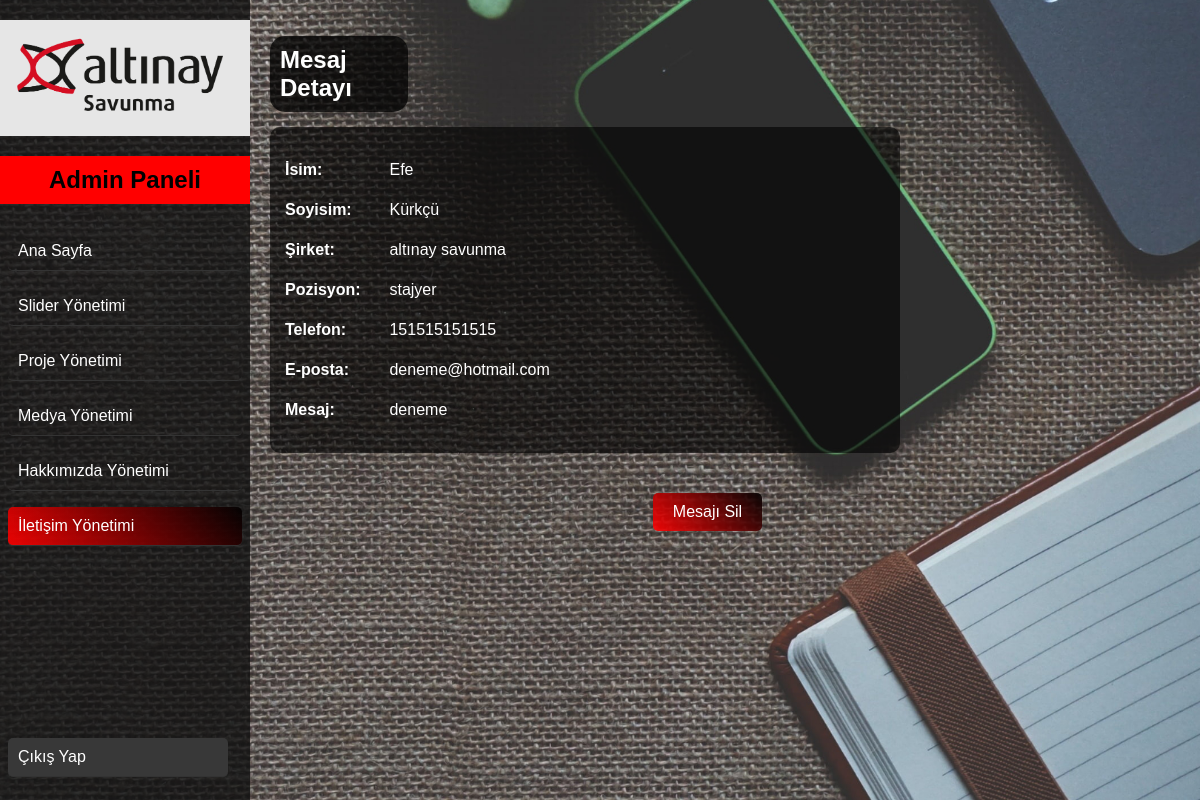
Page /AdminSayfalari/iletisimDetay.php?id=2 (signed in) on the committed database.
### tables this page shows
CREATE TABLE `iletisim` (
  `id` int(11) NOT NULL,
  `isim` varchar(50) NOT NULL,
  `soyisim` varchar(50) NOT NULL,
  `sirket` varchar(100) NOT NULL,
  `pozisyon` varchar(100) NOT NULL,
  `telefon` varchar(15) NOT NULL,
  `eposta` varchar(35) NOT NULL,
  `mesaj` text NOT NULL
);

### AdminSayfalari/iletisimdetay.php (the view, shortened to what this page needs)
<?php
include 'database.php';
if (isset($_GET['id']) && !empty($_GET['id'])) {
    $id = intval($_GET['id']);
    $sql = "SELECT * FROM iletisim WHERE id = ?";
    $stmt = $conn->prepare($sql);
    $stmt->bind_param("i", $id);
    $stmt->execute();
    $result = $stmt->get_result();
    $message = $result->fetch_assoc();
} else {
    header("Location: iletisimYonetimi.php");
    exit();
}
?>
<!DOCTYPE html>
<html lang="en">
<head>
    <link rel="stylesheet" href="css/AnaSayfa.css">
    <link rel="stylesheet" href="css/iletisimDetay.css">
</head>
<body>
    <div class="sidebar">
        <div class="logo-container">
            <img src="../images/adminpanellogo.png" alt="Admin Logo" class="logo">
        </div>
        <h2>Admin Paneli</h2>
        <div class="menu">
            <ul>
                <li><a href="AnaSayfa.php">Ana Sayfa</a></li>
                <li><a href="slideryonetimi.php">Slider Yönetimi</a></li>
                <li><a href="projeyonetimi.php">Proje Yönetimi</a></li>
                <li><a href="MedyaYonetimi.php">Medya Yönetimi</a></li>
                <li><a href="HakkimizdaYonetimi.php">Hakkımızda Yönetimi</a></li>
                <li><a href="iletisimYonetimi.php" class="active">İletişim Yönetimi</a></li>
                <li class="cikisyap"><a href="adminlogout.php">Çıkış Yap</a></li>
            </ul>
        </div>
    </div>
    <div class="content">
        <h1>Mesaj Detayı</h1>
        <div class="message-details">
            <p><strong>İsim:</strong> <?php echo htmlspecialchars($message['isim']); ?></p>
            <p><strong>Soyisim:</strong> <?php echo htmlspecialchars($message['soyisim']); ?></p>
            <p><strong>Şirket:</strong> <?php echo htmlspecialchars($message['sirket']); ?></p>
            <p><strong>Pozisyon:</strong> <?php echo htmlspecialchars($message['pozisyon']); ?></p>
            <p><strong>Telefon:</strong> <?php echo htmlspecialchars($message['telefon']); ?></p>
            <p><strong>E-posta:</strong> <?php echo htmlspecialchars($message['eposta']); ?></p>
            <p><strong>Mesaj:</strong> <?php echo nl2br(htmlspecialchars($message['mesaj'])); ?></p>
        </div>
        <form method="POST" action="">
            <button type="submit" name="delete" class="delete-button">Mesajı Sil</button>
        </form>
    </div>
</body>
</html>

### AdminSayfalari/css/Anasayfa.css (style rules this page uses)
body { font-family: Arial, sans-serif; margin: 0; padding: 0; background-image: url('../../images/adminarkaplan.jpg'); background-repeat: no-repeat; background-attachment: fixed; background-size: cover; background-position: center; }
.sidebar { height: 100%; width: 250px; position: fixed; top: 0; left: 0; background-color: #111111cb; padding-top: 20px; }
.logo-container { text-align: center; padding: 0px 0; }
.logo-container img { max-width: 100%; height: auto; display: block; margin: 0 auto; }
.sidebar h2 { color: #000000; text-align: center; background-color: #ff0000; padding: 10px; }
.menu ul { list-style-type: none; padding: 0; }
.menu ul li { padding: 8px; }
.menu ul li a { text-decoration: none; color: #fff; display: block; padding: 10px; border-bottom: 1px solid #333; transition: background 0.5s ease, color 0.5s ease; border-radius: 5px; }
.menu ul li a.active { background: linear-gradient(45deg, rgba(255, 0, 0, 0.9), rgba(0, 0, 0, 0.9)); }
.content { margin-left: 250px; padding: 20px; }
.sidebar .menu ul li.cikisyap { position: absolute; bottom: 15px; width: calc(100% - 30px); margin-bottom: 20px; }
.sidebar .menu ul li.cikisyap a { background-color: #383838; transition: background-color 0.5s ease; }

### AdminSayfalari/css/iletisimDetay.css (style rules this page uses)
.content { margin-left: 250px; justify-content: center; padding: 20px; font-family: Arial, sans-serif; color: white; }
h1 { background-color: rgba(0, 0, 0, 0.745); font-size: 24px; margin-bottom: 20px; padding: 10px; margin-bottom: 15px; display: flex; width: 13%; border-radius: 15px; }
.message-details p { font-size: 16px; line-height: 1.5; }
.message-details { background-color: rgba(0, 0, 0, 0.607); padding: 15px; border-radius: 10px; display: inline-block; width: 100%; max-width: 600px; }
.message-details strong { display: inline-block; width: 100px; }
.delete-button { background: linear-gradient(45deg, rgba(255, 0, 0, 0.9), rgba(0, 0, 0, 0.9)); color: white; padding: 10px 20px; margin-right: 35px; border: none; border-radius: 5px; font-size: 16px; cursor: pointer; transition: background-color 0.3s ease; margin-top: 20px; display: inline-block; }
form { margin-top: 20px; display: flex; justify-content: center; }

### rows in the picture
iletisim: isim "Efe", soyisim "Kürkçü", sirket "altınay savunma", pozisyon "stajyer", telefon "151515151515", eposta "deneme@hotmail.com", mesaj "deneme"
